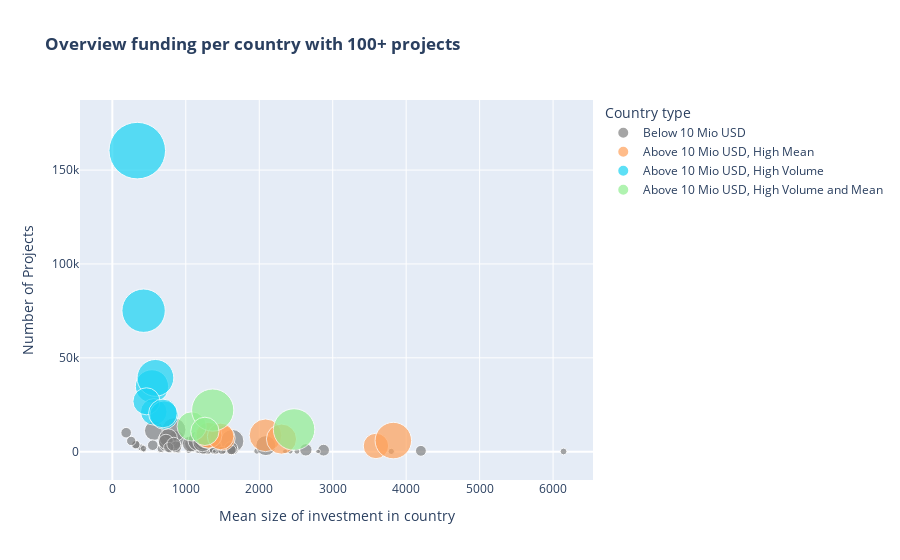

Notebook code for this chart:
### Markdown cell above
### Scatter plot for rough country clustering

### Code cell
#  Create scatter plot

fig = px.scatter(df_scatter_country, 
                     x= 'funded_amount_mean',
                     y = 'funded_amount_count', 
                     title = '<b>Overview funding per country with 100+ projects</b>',
                     color= 'country_type',
                     color_discrete_map= {'Below 10 Mio USD' : 'grey', 'Above 10 Mio USD, High Volume1':'lightblue', 'Above 10 Mio USD, High Mean2':'darkorange', 'Above 10 Mio USD, High Volume and Mean':'lightgreen'},
                     labels={'country_type': 'Country type','funded_amount_count':"Number of Projects", "funded_amount_sum":"Total sum of investments in country", 'funded_amount_mean': 'Mean size of investment in country', 'continent':'Continent'},
                     size = 'funded_amount_sum',
                     size_max= 40,
                     hover_name = 'country',
                     )
fig.show()

### Figure 1 — Plotly figure (JSON) as saved in the notebook; plotly's stock layout.template omitted (floating-point values rounded to 4 significant figures)
{"data": [{"hovertemplate": "<b>%{hovertext}</b><br><br>Country type=Below 10 Mio USD<br>Mean size of investment in country=%{x}<br>Number of Projects=%{y}<br>Total sum of investments in country=%{marker.size}<extra></extra>", "hovertext": ["Albania", "Azerbaijan", "Belize", "Benin", "Brazil", "Burkina Faso", "Burundi", "Cameroon", "China", "Congo", "Costa Rica", "Dominican Republic", "Egypt", "Georgia", "Ghana", "Haiti", "Honduras", "India", "Indonesia", "Iraq", "Israel", "Jordan", "Kosovo", "Kyrgyzstan", "Lao People's Democratic Republic", "Lesotho", "Liberia", "Madagascar", "Malawi", "Mali", "Mexico", "Moldova", "Mongolia", "Mozambique", "Myanmar (Burma)", "Nepal", "Nicaragua", "Nigeria", "Panama", "Samoa", "Senegal", "Sierra Leone", "Solomon Islands", "South Africa", "South Sudan", "Suriname", "Tanzania", "Thailand", "Timor-Leste", "Togo", "Turkey", "Ukraine", "Yemen", "Zambia", "Zimbabwe"], "legendgroup": "Below 10 Mio USD", "marker": {"color": "grey", "size": [2469575, 2653225, 111975, 516825, 610850, 2908850, 2372400, 874350, 372525, 786250, 2010275, 2007900, 1084925, 3368800, 4713075, 2581225, 5631350, 6373500, 4539025, 2605500, 691050, 4401100, 1753675, 6728200, 1160425, 359525, 1141350, 1223125, 1590425, 8337275, 9228700, 680825, 1582350, 1908300, 3011950, 307625, 9793500, 1904875, 265175, 5613400, 6807575, 3864400, 493875, 572250, 104675, 530475, 6248600, 423350, 2316900, 1476250, 721475, 1561350, 1771950, 1119250, 3327675], "sizemode": "area", "sizeref": 34020.0, "symbol": "circle"}, "mode": "markers", "name": "Below 10 Mio USD", "orientation": "v", "showlegend": true, "type": "scatter", "x": [1288.0, 1393.0, 910.4, 1040.0, 2514.0, 1185.0, 2876.0, 392.6, 2801.0, 6143.0, 1299.0, 4201.0, 661.9, 1399.0, 1097.0, 720.4, 868.1, 569.4, 731.7, 2634.0, 3797.0, 1063.0, 1254.0, 1165.0, 780.9, 852.0, 317.0, 320.4, 1233.0, 1256.0, 1632.0, 1968.0, 1648.0, 550.4, 1616.0, 429.0, 838.8, 188.0, 1388.0, 761.4, 2089.0, 729.7, 891.5, 1518.0, 844.2, 2422.0, 1227.0, 2352.0, 865.8, 257.1, 424.1, 1621.0, 767.7, 1492.0, 836.5], "xaxis": "x", "y": [1917, 1905, 123, 497, 243, 2454, 825, 2227, 133, 128, 1547, 478, 1639, 2408, 4295, 3583, 6487, 11194, 6203, 989, 182, 4141, 1398, 5773, 1486, 422, 3600, 3818, 1290, 6637, 5654, 346, 960, 3467, 1864, 717, 11676, 10130, 191, 7372, 3258, 5296, 554, 377, 124, 219, 5092, 180, 2676, 5742, 1701, 963, 2308, 750, 3978], "yaxis": "y"}, {"hovertemplate": "<b>%{hovertext}</b><br><br>Country type=Above 10 Mio USD, High Mean<br>Mean size of investment in country=%{x}<br>Number of Projects=%{y}<br>Total sum of investments in country=%{marker.size}<extra></extra>", "hovertext": ["Armenia", "Bolivia", "Guatemala", "Lebanon", "Palestine", "Rwanda", "The Democratic Republic of the Congo", "United States"], "legendgroup": "Above 10 Mio USD, High Mean", "marker": {"color": "#FFA15A", "size": [11186225, 18210724, 10857175, 11539125, 12017025, 15473975, 11016925, 22676016], "sizemode": "area", "sizeref": 34020.0, "symbol": "circle"}, "mode": "markers", "name": "Above 10 Mio USD, High Mean", "orientation": "v", "showlegend": true, "type": "scatter", "x": [1297.0, 2086.0, 1501.0, 1315.0, 1474.0, 2303.0, 3589.0, 3825.0], "xaxis": "x", "y": [8628, 8732, 7234, 8776, 8152, 6720, 3070, 5928], "yaxis": "y"}, {"hovertemplate": "<b>%{hovertext}</b><br><br>Country type=Above 10 Mio USD, High Volume<br>Mean size of investment in country=%{x}<br>Number of Projects=%{y}<br>Total sum of investments in country=%{marker.size}<extra></extra>", "hovertext": ["Cambodia", "Colombia", "El Salvador", "Kenya", "Pakistan", "Philippines", "Tajikistan", "Uganda"], "legendgroup": "Above 10 Mio USD, High Volume", "marker": {"color": "#19d3f3", "size": [18784824, 11968075, 23059976, 31969964, 12465425, 54438076, 13736925, 14039000], "sizemode": "area", "sizeref": 34020.0, "symbol": "circle"}, "mode": "markers", "name": "Above 10 Mio USD, High Volume", "orientation": "v", "showlegend": true, "type": "scatter", "x": [539.7, 564.1, 586.5, 425.6, 464.2, 339.5, 703.8, 688.5], "xaxis": "x", "y": [34809, 21217, 39320, 75112, 26853, 160361, 19518, 20390], "yaxis": "y"}, {"hovertemplate": "<b>%{hovertext}</b><br><br>Country type=Above 10 Mio USD, High Volume and Mean<br>Mean size of investment in country=%{x}<br>Number of Projects=%{y}<br>Total sum of investments in country=%{marker.size}<extra></extra>", "hovertext": ["Ecuador", "Paraguay", "Peru", "Vietnam"], "legendgroup": "Above 10 Mio USD, High Volume and Mean", "marker": {"color": "lightgreen", "size": [14568600, 29297650, 30302100, 13660925], "sizemode": "area", "sizeref": 34020.0, "symbol": "circle"}, "mode": "markers", "name": "Above 10 Mio USD, High Volume and Mean", "orientation": "v", "showlegend": true, "type": "scatter", "x": [1080.0, 2474.0, 1366.0, 1260.0], "xaxis": "x", "y": [13487, 11841, 22179, 10841], "yaxis": "y"}], "layout": {"legend": {"itemsizing": "constant", "title": {"text": "Country type"}, "tracegroupgap": 0}, "title": {"text": "<b>Overview funding per country with 100+ projects</b>"}, "xaxis": {"anchor": "y", "domain": [0, 1], "title": {"text": "Mean size of investment in country"}}, "yaxis": {"anchor": "x", "domain": [0, 1], "title": {"text": "Number of Projects"}}}}
